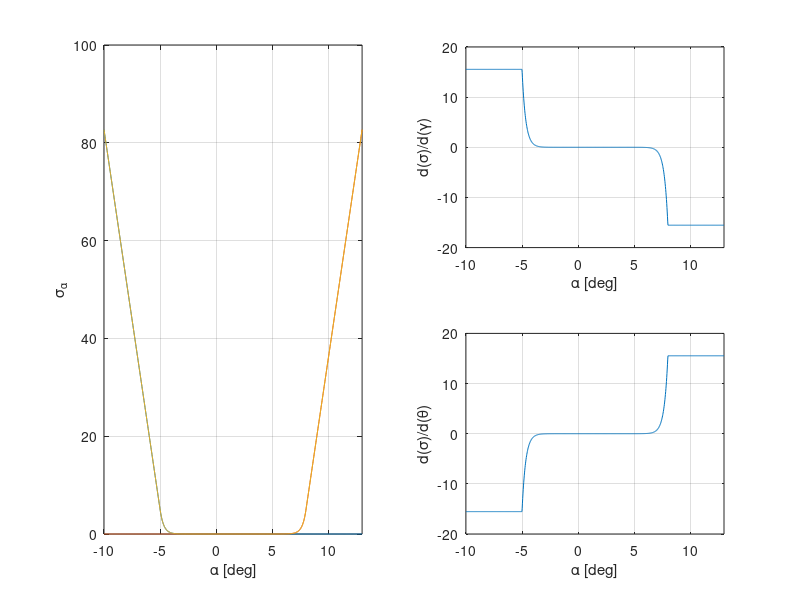

Write MATLAB code to recreate this figure.
clear;
clc;
close all;

aoa_set = linspace(-10,13,1001);
aoa_m = -5;
aoa_p = 8;
delta_aoa = 2;
sig_aoa_1 = 0.01; % MUST be > 0
w_sig_aoa = 5;

% weight dependent scaling
k_aoa = log(w_sig_aoa/sig_aoa_1);

% exponential cost
sig_aoa_p = w_sig_aoa*exp((aoa_set - aoa_p)/delta_aoa*k_aoa);
sig_aoa_m = w_sig_aoa*exp(-(aoa_set - aoa_m)/delta_aoa*k_aoa);

% linearize cost beyond zero point
sig_aoa_p(aoa_set - aoa_p > 0) = w_sig_aoa * (1.0 + k_aoa/delta_aoa * (aoa_set(aoa_set - aoa_p > 0) - aoa_p));
sig_aoa_m(aoa_set - aoa_m < 0) = w_sig_aoa * (1.0 + -k_aoa/delta_aoa * (aoa_set(aoa_set - aoa_m < 0) - aoa_m));

sig_aoa = sig_aoa_p + sig_aoa_m;

% exponential jacobians
t2 = 1.0/delta_aoa; 
t3 = k_aoa*sig_aoa_m*t2; 
jac_gamma = t3-k_aoa*sig_aoa_p.*t2; 
jac_theta = -t3+k_aoa*sig_aoa_p.*t2;

% linearized jacobians
jac_gamma(aoa_set - aoa_p > 0) = w_sig_aoa * -k_aoa/delta_aoa;
jac_gamma(aoa_set - aoa_m < 0) = w_sig_aoa * k_aoa/delta_aoa;
jac_theta(aoa_set - aoa_p > 0) = w_sig_aoa * k_aoa/delta_aoa;
jac_theta(aoa_set - aoa_m < 0) = w_sig_aoa * -k_aoa/delta_aoa;

figure('color','w');

subplot(2,2,[1 3]); hold on; grid on; box on;
plot(aoa_set, sig_aoa_m);
plot(aoa_set, sig_aoa_p);
plot(aoa_set, sig_aoa);
xlabel('\alpha [deg]');
ylabel('\sigma_\alpha');

xlim(aoa_set([1 end]));

subplot(2,2,2); hold on; grid on; box on;
plot(aoa_set, jac_gamma);
xlabel('\alpha [deg]');
ylabel('d(\sigma)/d(\gamma)');

xlim(aoa_set([1 end]));

subplot(2,2,4); hold on; grid on; box on;
plot(aoa_set, jac_theta);
xlabel('\alpha [deg]');
ylabel('d(\sigma)/d(\theta)');

xlim(aoa_set([1 end]));
